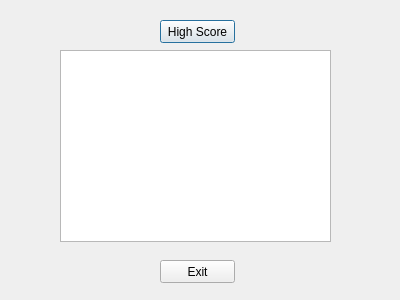
<?xml version="1.0" encoding="UTF-8"?>
<ui version="4.0">
 <class>highScore</class>
 <widget class="QDialog" name="highScore">
  <property name="geometry">
   <rect>
    <x>0</x>
    <y>0</y>
    <width>400</width>
    <height>300</height>
   </rect>
  </property>
  <property name="windowTitle">
   <string>Dialog</string>
  </property>
  <widget class="QListWidget" name="scoreList">
   <property name="geometry">
    <rect>
     <x>60</x>
     <y>50</y>
     <width>271</width>
     <height>192</height>
    </rect>
   </property>
  </widget>
  <widget class="QPushButton" name="scoreButton">
   <property name="geometry">
    <rect>
     <x>160</x>
     <y>20</y>
     <width>75</width>
     <height>23</height>
    </rect>
   </property>
   <property name="text">
    <string>High Score</string>
   </property>
  </widget>
  <widget class="QPushButton" name="exitScore">
   <property name="geometry">
    <rect>
     <x>160</x>
     <y>260</y>
     <width>75</width>
     <height>23</height>
    </rect>
   </property>
   <property name="text">
    <string>Exit</string>
   </property>
  </widget>
 </widget>
 <resources/>
 <connections/>
</ui>
